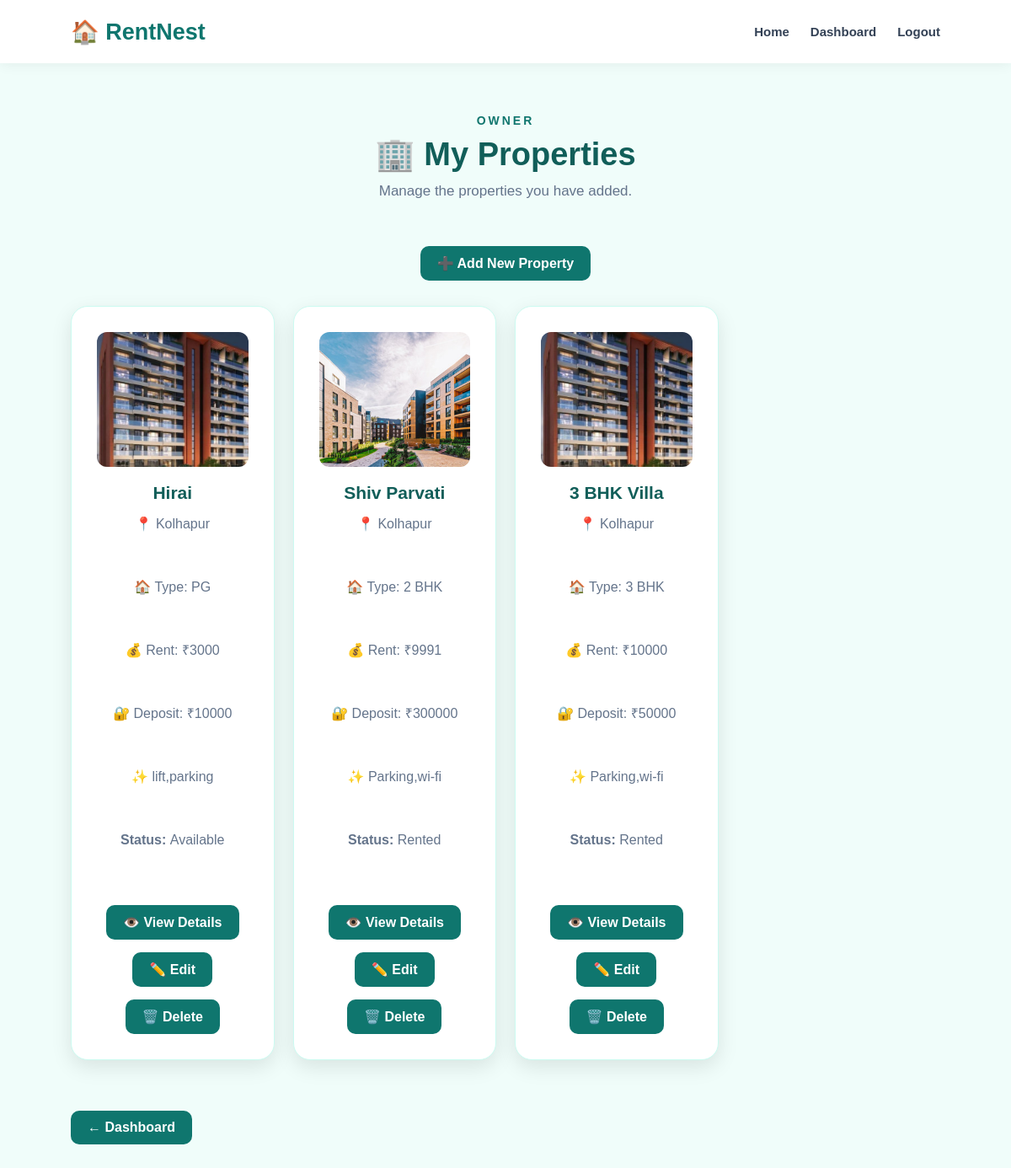
The app's page /owner-properties (signed in) with its own data.
### tables this page shows
CREATE TABLE properties (

            id INTEGER PRIMARY KEY AUTOINCREMENT,

            owner_id INTEGER,

            title TEXT NOT NULL,

            property_type TEXT NOT NULL,

            location TEXT NOT NULL,

            rent INTEGER NOT NULL,

            deposit INTEGER,

            facilities TEXT,

            image TEXT,

            status TEXT DEFAULT 'Available'

        );

### app.py (the view)
@app.route("/owner-properties")
def owner_properties():
    if "user_id" not in session:
        return redirect(url_for("login"))
    if session.get("role") != "Owner":
        return redirect(url_for("login"))
    connection = get_db_connection()
    properties_list = connection.execute("""
        SELECT *
        FROM properties
        WHERE owner_id = ?
        ORDER BY id DESC
    """, (session["user_id"],)).fetchall()
    connection.close()
    return render_template(
        "owner_properties.html",
        properties=properties_list
    )

### database.py (called while the page is built)
def get_db_connection():
    connection = sqlite3.connect(DATABASE)
    connection.row_factory = sqlite3.Row
    return connection

### templates/owner_properties.html (shortened to what this page needs)
<!DOCTYPE html>
<html lang="en">
<head>
    <link rel="stylesheet"
          href="{{ url_for('static', filename='style.css') }}">
</head>
<body class="dashboard-page">
<nav class="navbar">
    <div class="logo">
        🏠 RentNest
    </div>
    <div class="nav-links">
        <a href="/">
            Home
        </a>
        <a href="/owner-dashboard">
            Dashboard
        </a>
        <a href="/logout">
            Logout
        </a>
    </div>
</nav>
<section class="tenant-dashboard">
    <div class="dashboard-heading">
        <p class="small-heading">
            OWNER
        </p>
        <h1>
            🏢 My Properties
        </h1>
        <p>
            Manage the properties you have added.
        </p>
    </div>
    <div style="text-align:center; margin-bottom:30px;">
        <a href="/add-property"
           class="card-button">
            ➕ Add New Property
        </a>
    </div>
    <div class="dashboard-cards">
        {% if properties %}
            {% for property in properties %}
            <div class="dashboard-card">
                {% if property["image"] %}
                    <img src="{{ url_for('static',
                         filename='uploads/' + property['image']) }}"
                         style="
                         width:100%;
                         height:160px;
                         object-fit:cover;
                         border-radius:12px;
                         margin-bottom:15px;
                         ">
                {% else %}
                    <div class="card-icon">
                        🏠
                    </div>
                {% endif %}
                <h2>
                    {{ property["title"] }}
                </h2>
                <p>
                    📍 {{ property["location"] }}
                </p>
                <p>
                    🏠 Type:
                    {{ property["property_type"] }}
                </p>
                <p>
                    💰 Rent:
                    ₹{{ property["rent"] }}
                </p>
                <p>
                    🔐 Deposit:
                    ₹{{ property["deposit"] or 0 }}
                </p>
                <p>
                    ✨
                    {{ property["facilities"] or "No facilities added" }}
                </p>
                <p>
                    <strong>
                        Status:
                    </strong>
                    {{ property["status"] }}
                </p>
                <a href="/property/{{ property['id'] }}"
                   class="card-button">
                    👁️ View Details
                </a>
                <a href="/edit-property/{{ property['id'] }}"
                   class="card-button">
                    ✏️ Edit
                </a>
                <a href="/delete-property/{{ property['id'] }}"
                   class="card-button"
                   onclick="return confirm('Are you sure you want to delete this property?');">
                    🗑️ Delete
                </a>
            </div>
            {% endfor %}
        {% endif %}
    </div>
        <div>
    <a href="/owner-dashboard"
           class="card-button">
            ← Dashboard
        </a>
    </div>
</section>
</body>
</html>

### static/style.css (style rules this page uses)
* { margin: 0; padding: 0; box-sizing: border-box; }
body { font-family: Arial, Helvetica, sans-serif; background: #f8fafc; color: #172033; }
.navbar { height: 75px; display: flex; align-items: center; justify-content: space-between; padding: 0 7%; background: white; box-shadow: 0 2px 15px rgba(0, 0, 0, 0.06); position: sticky; top: 0; z-index: 100; }
.logo { font-size: 27px; font-weight: bold; color: #0f766e; }
.nav-links { display: flex; align-items: center; gap: 25px; }
.nav-links a { text-decoration: none; color: #334155; font-size: 15px; font-weight: 600; }
.small-heading { color: #14b8a6; font-size: 14px; font-weight: bold; letter-spacing: 2px; margin-bottom: 15px; }
.dashboard-heading { text-align: center; margin-bottom: 45px; }
.dashboard-heading .small-heading { color: #0f766e; font-size: 14px; font-weight: bold; letter-spacing: 3px; margin-bottom: 10px; }
.dashboard-heading h1 { font-size: 42px; margin: 0 0 12px; color: #172033; }
.dashboard-heading > p:last-child { font-size: 17px; color: #64748b; }
.dashboard-cards { display: grid; grid-template-columns: repeat(4, 1fr); gap: 22px; margin-bottom: 45px; }
.dashboard-card { background: white; padding: 30px 25px; border-radius: 18px; box-shadow: 0 8px 25px rgba(0, 0, 0, 0.08); transition: 0.3s; border: 1px solid #e5e7eb; }
.dashboard-card h2 { font-size: 21px; margin-bottom: 12px; color: #172033; }
.dashboard-card p { color: #64748b; line-height: 1.6; min-height: 75px; }
.card-button { display: inline-block; margin-top: 12px; padding: 11px 18px; background: #0f766e; color: white; text-decoration: none; border-radius: 8px; font-weight: bold; transition: 0.3s; }
.dashboard-page { background: #f0fdfa; }
.tenant-dashboard { min-height: calc(100vh - 80px); padding: 60px 7%; }
.tenant-dashboard .dashboard-heading { text-align: center; margin-bottom: 40px; }
.tenant-dashboard .dashboard-heading h1 { color: #115e59; font-size: 38px; }
.tenant-dashboard .dashboard-card { background: white; border-radius: 20px; padding: 30px; text-align: center; box-shadow: 0 8px 25px rgba(0,0,0,0.10); border: 1px solid #ccfbf1; }
.tenant-dashboard .dashboard-card h2 { color: #115e59; }
.tenant-dashboard .card-button { display: inline-block; margin-top: 15px; padding: 11px 20px; background: #0f766e; color: white; text-decoration: none; border-radius: 10px; }

### records on screen
properties: image (picture), title "Hirai", location "Kolhapur", property_type "PG", rent "3000", deposit "10000", facilities "lift,parking", status "Available"
properties: image (picture), title "Shiv Parvati", location "Kolhapur", property_type "2 BHK", rent "9991", deposit "300000", facilities "Parking,wi-fi", status "Rented"
properties: image (picture), title "3 BHK Villa", location "Kolhapur", property_type "3 BHK", rent "10000", deposit "50000", facilities "Parking,wi-fi", status "Rented"
